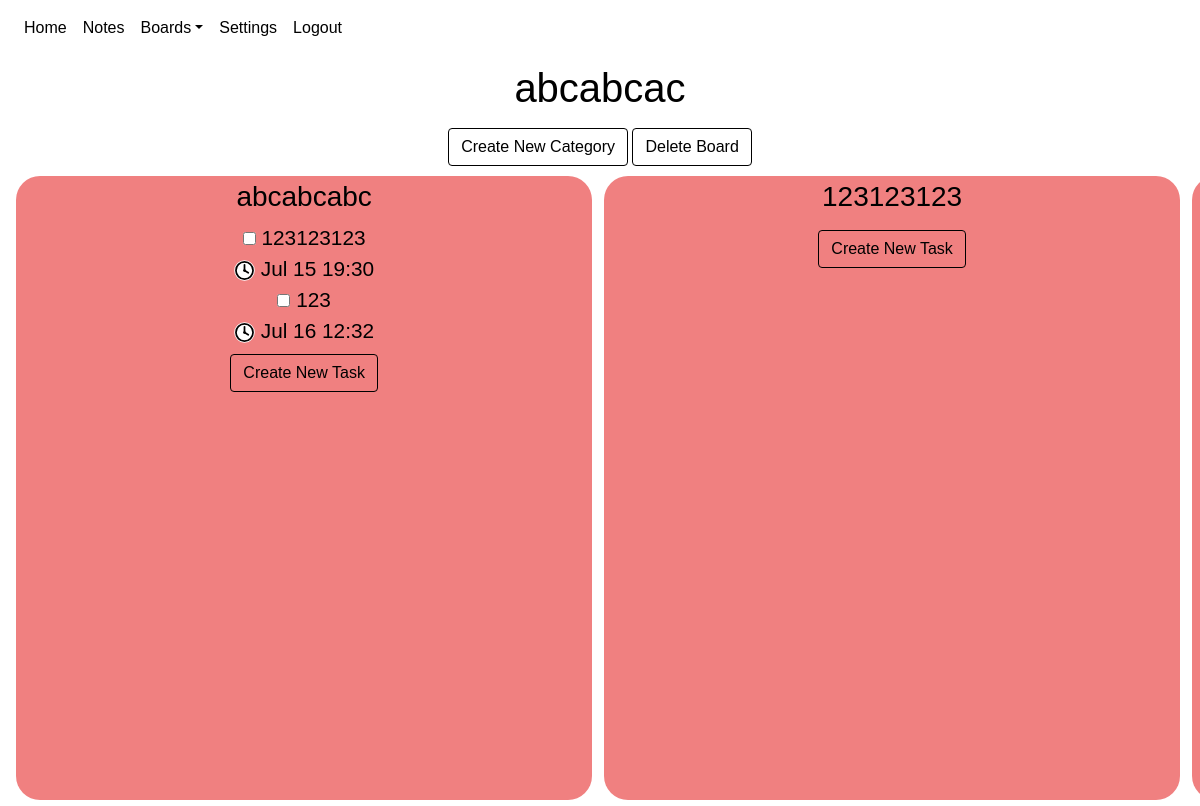
/boards/1 (signed in), run on an earlier commit of the app's database.
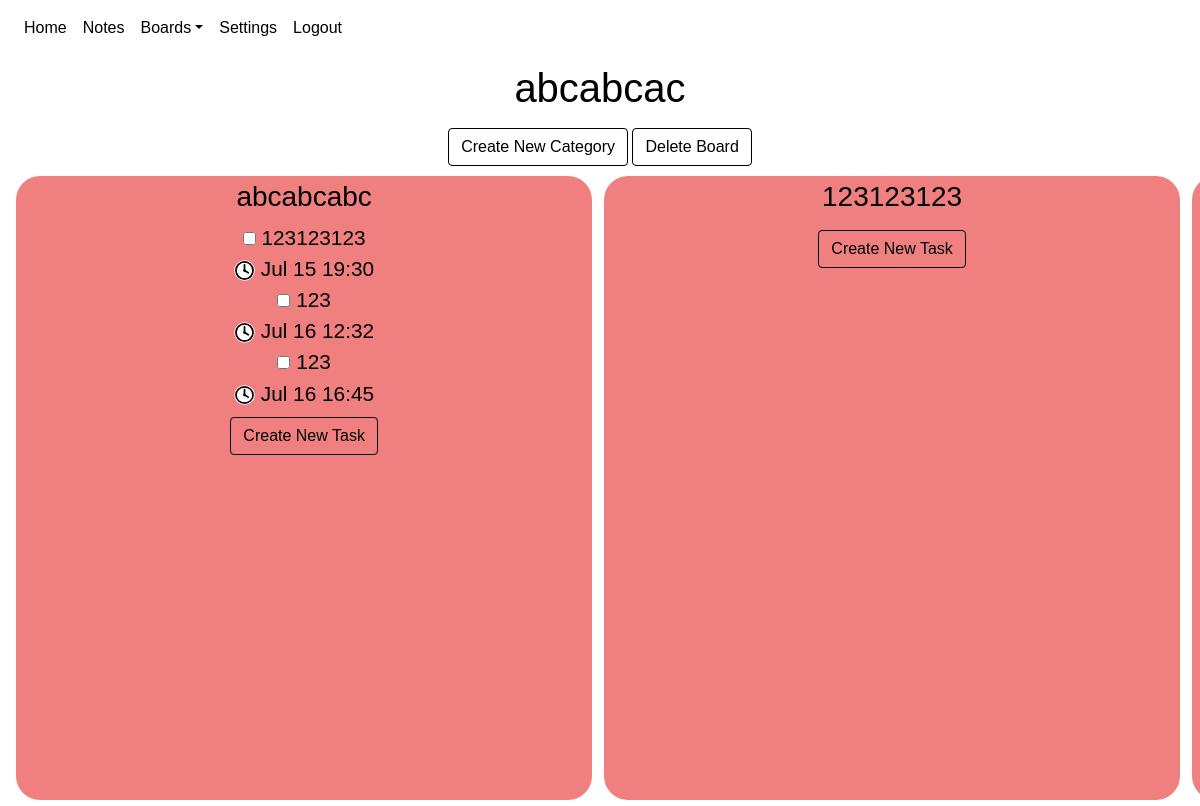
And on a later commit of the database.
### website/models.py (models this page shows)
class Board(db.Model):
    id = db.Column(db.Integer, primary_key = True)
    name = db.Column(db.String(100))
    date = db.Column(db.DateTime(timezone=True), default=func.now())
    category_num = db.Column(db.Integer)
    categories = db.relationship('Category')
    tasks = db.relationship('Task')
    user_id = db.Column(db.Integer, db.ForeignKey('user.id'))

class Category(db.Model):
    id = db.Column(db.Integer, primary_key = True)
    name = db.Column(db.String(100))
    date = db.Column(db.DateTime(timezone=True), default=func.now())
    user_id = db.Column(db.Integer, db.ForeignKey('user.id'))
    board_id = db.Column(db.Integer,db.ForeignKey('board.id'))
    tasks = db.relationship('Task')

class Task(db.Model):
    id = db.Column(db.Integer, primary_key = True)
    created = db.Column(db.DateTime(timezone = True), default = func.now())
    last_modified = db.Column(db.DateTime(timezone = True), default = func.now())
    due_date = db.Column(db.DateTime(timezone = True))
    name = db.Column(db.String(100))
    description = db.Column(db.String(10000))
    completed = db.Column(db.Boolean, default = False)
    category = db.Column(db.Integer, db.ForeignKey('category.id'))
    board = db.Column(db.Integer, db.ForeignKey('board.id'))
    subtasks = db.relationship('Subtask')
    user_id = db.Column(db.Integer, db.ForeignKey('user.id'))

### website/views.py (the view)
@views.route('/boards/<board>', methods = ['GET'])
@login_required
def view_board(board):
    return render_template("boardview.html", user = current_user, board = board)

### website/__init__.py (called while the page is built)
def create_app():
    app = Flask(__name__)
    app.config['SECRET_KEY'] = urandom(12).hex()
    app.config['SQLALCHEMY_DATABASE_URI'] = f'sqlite:///{DB_NAME}'
    app.config['SQLALCHEMY_TRACK_MODIFICATIONS'] = False
    db.init_app(app)
    from .views import views
    from .auth import auth
    app.register_blueprint(views, url_prefix='/')
    app.register_blueprint(auth, url_prefix='/')
    from .models import User, Note, Board, Task, Category
    create_database(app)
    login_manager = LoginManager()
    login_manager.login_view = 'auth.login'
    login_manager.init_app(app)
    @login_manager.user_loader
    def load_user(id):
        return User.query.get(id)
    return app

### website/templates/boardview.html (shortened to what this page needs)
{% extends "base.html" %}{% block title %} {{ board }} {% endblock%}
{% block style %}
<link rel="stylesheet" href="{{ url_for('static', filename = 'boardView.css') }}" />
{% endblock %}
{% block content %}
{% for boardObject in user.boards%}
{% if boardObject.id == board|int %}
{% set boardname = boardObject.name|string %}
<div class="board-title" id="board-title-div">
<h1 align="center"
id="board-title"
class="title"
ondblclick="editTitleDisplay()"
name="board-title">
{{ boardname }}
</h1>
</div>
<div align="center">
<button
class="btn btn-primary"
id="create-category-button"
onclick="showCategoryCreation()"
>
Create New Category
</button>
<button
onclick="showDeleteConfirmation(`deleteBoard({{ boardObject.id }});`, 'board');"
id="deleteBoard"
class="btn btn-secondary"
href="/boards"
>
Delete Board
</button>
</div>
<div align="center"
class="board_content"
id="envelop_content" >
{% for cat in boardObject.categories %}
<div align="center" class="category-container" name="{{ cat.name }}">
    <h3 align="center" class="display-category category_name C{{cat.id}}" ondblclick="editCategoryDisplay('{{cat.id}}')", id="category-title-{{cat.id}}" >{{ cat.name }}</h3>
    <ul class="task_list">
    {% for task in cat.tasks%}
    {% if task.completed == False %}
    <li align="center" class="task-item-incompleted">
        <input
        type="checkbox"
        class="task-checkbox"
        id="{{task.id}}"
        onclick="toggleTaskCompletion({{task.id}}, {{boardObject.id}})"/>
        <a class="edit_task_link" href="/boards/{{boardObject.id}}/{{cat.id}}/{{task.id}}">
            <span class="incompleted-task-text">{{task.name}}<br><img src="{{url_for('static', filename = 'clock.svg')}}" id="clock-svg"> {{task.due_date.strftime('%b %d %H:%M')}}</span>
        </a>
    </li>
    {% endif %}
    {% endfor %}
    </ul>
    <div align="center" id="new-task-container-div" class="new-task-container">
    <button
    class="btn btn-primary"
    id="createTask"
    onclick="showTaskCreation({{ boardObject.id }}, {{ cat.id }} )"
    >
    Create New Task
    </button>
    </div>
</div>
{% endfor %}
</div>
{% endif %}
{% endfor %}
{% endblock %}

### website/templates/base.html (shortened to what this page needs)
<!DOCTYPE html>
<html>
  <head>
    <link
      rel="stylesheet"
      href="https://stackpath.bootstrapcdn.com/bootstrap/4.4.1/css/bootstrap.min.css"
    />
    <link
      rel="stylesheet"
      href="https://stackpath.bootstrapcdn.com/font-awesome/4.7.0/css/font-awesome.min.css"
    />
    <link rel="stylesheet"
    href="{{url_for('static', filename='fontpicker.css')}}"
    />
    <link
      rel="stylesheet"
      href="{{ url_for('static', filename='base.css')}}"
    />
    {% block style %}{% endblock %}
  </head>
  <body>
    <nav class="navbar navbar-expand-lg navbar-dark bg-dark">
      <div class="collapse navbar-collapse" id="navbar">
        <div class="navbar-nav">
          {% if user.is_authenticated %}
          <a class="nav-item nav-link" id="home" href="/">Home</a>
          <a class="nav-item nav-link" id="Notes" href="/notes">Notes</a>
          <li class="nav-item dropdown">
            <a class="nav-link dropdown-toggle" data-toggle="dropdown" href="/boards" role="button">Boards</a>
          </li>
          <a class="nav-item nav-link" id="settings" href="/settings">Settings</a>
          <a class="nav-item nav-link" id="logout" href="/logout">Logout</a>
          {% else %}
          <a class="nav-item nav-link" id="home" href="/">Home</a>
          <a class="nav-item nav-link" id="login" href="/login">Login</a>
          <a class="nav-item nav-link" id="signUp" href="/sign-up">Sign Up</a>
          {% endif %}
        </div>
      </div>
    </nav>
    <div id="container">
      {% block content %} {% endblock %}
      </div>
  </body>
</html>

### website/static/base.css (style rules this page uses)
:root { --background-color: #ffffff; --text-color: #000000; --navbar-text-color: #9a9da0; --navbar-highlight-color: #ffffff; --navbar-background-color: #343a40; --button-text-color: #ffffff; --confirm-button-color: #007bff; --cancel-button-color: #6c757d; --delete-button-color: #ff0000; --create-screen-filter:rgba(0,0,255,.4); --delete-screen-filter:rgba(255,0,0,.6); --font-family: -apple-system, BlinkMacSystemFont,'Segoe UI',Roboto,'Helvetica Neue',Arial,'Noto Sans',sans-serif,'Apple Color Emoji','Segoe UI Emoji','Segoe UI Symbol','Noto Color Emoji'; --font-style: none; --font-weight: 500; }
.navbar { background-color: var(--navbar-background-color)!important; }
div.dropdown-menu.show, div.navbar-collapse.collapse, li.dropdown { background-color: var(--navbar-background-color)!important; }
.navbar a { color: var(--navbar-text-color)!important; background-color: var(--navbar-background-color)!important; }
h1, h2, h3, h4, h5, h6, p, div, body, a, li.list-group-item { color: var(--text-color); background-color: var(--background-color); font-weight: var(--font-weight); font-family: var(--font-family); font-style: var(--font-style); }
button.btn.btn-primary { background-color: var(--confirm-button-color)!important; border-color: var(--confirm-button-color)!important; color: var(--button-text-color)!important; font-weight: var(--font-weight); font-family: var(--font-family); font-style: var(--font-style); }
button.btn.btn-secondary { background-color: var(--cancel-button-color)!important; border-color: var(--cancel-button-color)!important; color: var(--button-text-color)!important; font-weight: var(--font-weight); font-family: var(--font-family); font-style: var(--font-style); }

### website/static/boardView.css (style rules this page uses)
body { width: 100%; height: 80vh; }
#container { width: 100%; height: 100%; }
div#board-title-div { align-items: center; display:block; width:100%; min-width: 100%; padding: 0.5rem; }
:root { --show-title: block; --show-input-box: None; --show-changename-button: None; --category-background-color: lightcoral; }
input { text-align: center; }
h1#board-title { display: var(--show-title); }
.board_content { position: relative; display: grid; grid-template-rows: 1fr; min-width: 100%; overflow-x: auto; min-height: 100%; gap: 0% 1%; background-color: none; margin-bottom: 1%; padding: 0.5% 1%; }
@media only screen and (min-width: 992px) and (max-width: 1400px) { .board_content { grid-auto-columns: 49%; } }
div.category-container { justify-content: center; grid-row: 1; background-color: var(--category-background-color); border-radius: 1.5rem; height: 99.4%; width: 100%; max-height: none; padding: 0.25rem; margin: 0.25rem; }
li.task-item-incompleted { text-decoration: none; background-color: var(--category-background-color); }
ul.task_list { list-style-type: none; margin: 0.5rem; padding: 0; font-size: 1.3rem; word-wrap:break-word; max-width: 100%; background-color: var(--category-background-color); overflow-y: auto; min-height: fit-content; }
.incompleted-task-text, .completed-task-text { background-color: var(--category-background-color); }
.category_name, .new-task-container { background-color: inherit; width: fit-content; height: fit-content; }
img#clock-svg { width: 1.3rem; }
a.edit_task_link { color:black; }

What changed in the data, as far as the page shows it:
added Task: name "123", completed False (drawn), due_date "Jul 16 16:45", shown under Category "abcabcabc"
